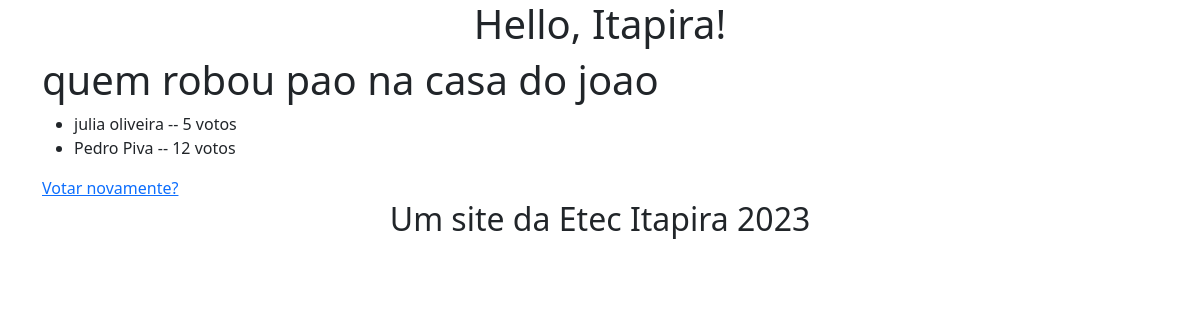
The page /enquete/3/resultados/ on the database as committed earlier.
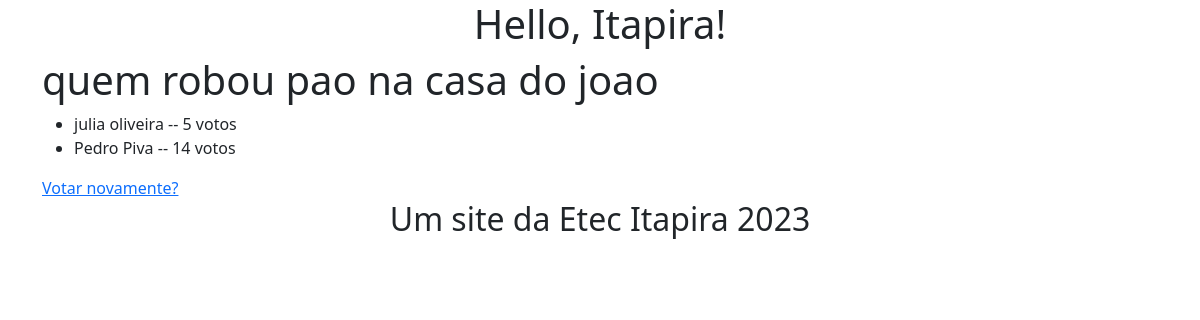
The same page on the database as committed later.
### enquete/models.py (models this page shows, shortened)
class Resposta(models.Model):
    questao = models.ForeignKey(Questao, on_delete=models.CASCADE)
    resposta = models.CharField(max_length=200)
    votos = models.IntegerField(default=0)

### enquete/views.py (the view)
# urls.py: path("<int:pk>/resultados/", views.ResultadosView.as_view(), name="resultados"),
class ResultadosView(generic.DetailView):
    model = Questao
    template_name = 'enquete/resultado.html'

### enquete/templates/enquete/resultado.html
{% extends "enquete/base.html" %}
{% block content %}
<h1>{{ questao.pergunta }}</h1>
<ul>
{% for respostas in questao.resposta_set.all %}
    <li>{{ respostas.resposta }} -- {{ respostas.votos }} voto{{ respostas.votos|pluralize }}</li>
{% endfor %}
</ul>
<a href="{% url 'detalhe' questao.id %}">Votar novamente?</a>
{% endblock %}

Rows that differ between the two databases and show on the page:
changed Resposta "Pedro Piva": votos "12" → "14"
